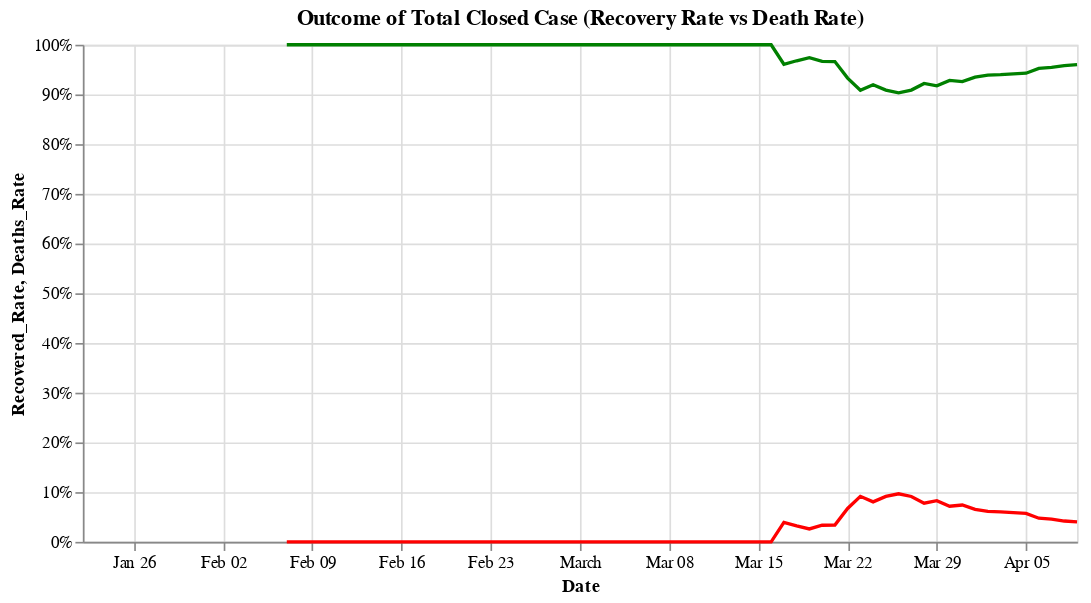

Notebook code cell kept with this figure:
### Code cell
#hide_input
df_closed_my = pd.merge(df_my(df_recovered), df_my(df_deaths), on='Date').rename(columns={'Cases_x': 'Recovered', 'Cases_y': 'Deaths'})
df_closed_my['Total'] = df_closed_my['Recovered'] + df_closed_my['Deaths']
df_closed_my['Recovered_Rate'] = df_closed_my['Recovered']/ df_closed_my['Total']
df_closed_my['Deaths_Rate'] = df_closed_my['Deaths']/ df_closed_my['Total']
_base = alt.Chart(df_closed_my.round(6)[['Date', 'Recovered_Rate', 'Deaths_Rate']]).encode(x='Date:T')
_recovered = _base.mark_line(color='green').encode(y=alt.Y('Recovered_Rate:Q', axis=alt.Axis(format='%')))
_deaths = _base.mark_line(color='red').encode(y=alt.Y('Deaths_Rate:Q', axis=alt.Axis(format='%')))

(_recovered + _deaths).properties(title='Outcome of Total Closed Case (Recovery Rate vs Death Rate)', width=600)

### Figure 1 — Vega-Lite specification as saved in the notebook (floating-point values rounded to 4 significant figures)
{"config": {"view": {"continuousWidth": 400, "continuousHeight": 300}}, "layer": [{"mark": {"type": "line", "color": "green"}, "encoding": {"x": {"type": "temporal", "field": "Date"}, "y": {"type": "quantitative", "axis": {"format": "%"}, "field": "Recovered_Rate"}}}, {"mark": {"type": "line", "color": "red"}, "encoding": {"x": {"type": "temporal", "field": "Date"}, "y": {"type": "quantitative", "axis": {"format": "%"}, "field": "Deaths_Rate"}}}], "data": {"name": "data-f661bc276c47ad22fd340a9fa41469e8"}, "title": "Outcome of Total Closed Case (Recovery Rate vs Death Rate)", "width": 600, "$schema": "https://vega.github.io/schema/vega-lite/v4.8.1.json", "datasets": {"data-f661bc276c47ad22fd340a9fa41469e8": [{"Date": "2020-01-22T00:00:00", "Recovered_Rate": null, "Deaths_Rate": null}, {"Date": "2020-01-23T00:00:00", "Recovered_Rate": null, "Deaths_Rate": null}, {"Date": "2020-01-24T00:00:00", "Recovered_Rate": null, "Deaths_Rate": null}, {"Date": "2020-01-25T00:00:00", "Recovered_Rate": null, "Deaths_Rate": null}, {"Date": "2020-01-26T00:00:00", "Recovered_Rate": null, "Deaths_Rate": null}, {"Date": "2020-01-27T00:00:00", "Recovered_Rate": null, "Deaths_Rate": null}, {"Date": "2020-01-28T00:00:00", "Recovered_Rate": null, "Deaths_Rate": null}, {"Date": "2020-01-29T00:00:00", "Recovered_Rate": null, "Deaths_Rate": null}, {"Date": "2020-01-30T00:00:00", "Recovered_Rate": null, "Deaths_Rate": null}, {"Date": "2020-01-31T00:00:00", "Recovered_Rate": null, "Deaths_Rate": null}, {"Date": "2020-02-01T00:00:00", "Recovered_Rate": null, "Deaths_Rate": null}, {"Date": "2020-02-02T00:00:00", "Recovered_Rate": null, "Deaths_Rate": null}, {"Date": "2020-02-03T00:00:00", "Recovered_Rate": null, "Deaths_Rate": null}, {"Date": "2020-02-04T00:00:00", "Recovered_Rate": null, "Deaths_Rate": null}, {"Date": "2020-02-05T00:00:00", "Recovered_Rate": null, "Deaths_Rate": null}, {"Date": "2020-02-06T00:00:00", "Recovered_Rate": null, "Deaths_Rate": null}, {"Date": "2020-02-07T00:00:00", "Recovered_Rate": 1.0, "Deaths_Rate": 0.0}, {"Date": "2020-02-08T00:00:00", "Recovered_Rate": 1.0, "Deaths_Rate": 0.0}, {"Date": "2020-02-09T00:00:00", "Recovered_Rate": 1.0, "Deaths_Rate": 0.0}, {"Date": "2020-02-10T00:00:00", "Recovered_Rate": 1.0, "Deaths_Rate": 0.0}, {"Date": "2020-02-11T00:00:00", "Recovered_Rate": 1.0, "Deaths_Rate": 0.0}, {"Date": "2020-02-12T00:00:00", "Recovered_Rate": 1.0, "Deaths_Rate": 0.0}, {"Date": "2020-02-13T00:00:00", "Recovered_Rate": 1.0, "Deaths_Rate": 0.0}, {"Date": "2020-02-14T00:00:00", "Recovered_Rate": 1.0, "Deaths_Rate": 0.0}, {"Date": "2020-02-15T00:00:00", "Recovered_Rate": 1.0, "Deaths_Rate": 0.0}, {"Date": "2020-02-16T00:00:00", "Recovered_Rate": 1.0, "Deaths_Rate": 0.0}, {"Date": "2020-02-17T00:00:00", "Recovered_Rate": 1.0, "Deaths_Rate": 0.0}, {"Date": "2020-02-18T00:00:00", "Recovered_Rate": 1.0, "Deaths_Rate": 0.0}, {"Date": "2020-02-19T00:00:00", "Recovered_Rate": 1.0, "Deaths_Rate": 0.0}, {"Date": "2020-02-20T00:00:00", "Recovered_Rate": 1.0, "Deaths_Rate": 0.0}, {"Date": "2020-02-21T00:00:00", "Recovered_Rate": 1.0, "Deaths_Rate": 0.0}, {"Date": "2020-02-22T00:00:00", "Recovered_Rate": 1.0, "Deaths_Rate": 0.0}, {"Date": "2020-02-23T00:00:00", "Recovered_Rate": 1.0, "Deaths_Rate": 0.0}, {"Date": "2020-02-24T00:00:00", "Recovered_Rate": 1.0, "Deaths_Rate": 0.0}, {"Date": "2020-02-25T00:00:00", "Recovered_Rate": 1.0, "Deaths_Rate": 0.0}, {"Date": "2020-02-26T00:00:00", "Recovered_Rate": 1.0, "Deaths_Rate": 0.0}, {"Date": "2020-02-27T00:00:00", "Recovered_Rate": 1.0, "Deaths_Rate": 0.0}, {"Date": "2020-02-28T00:00:00", "Recovered_Rate": 1.0, "Deaths_Rate": 0.0}, {"Date": "2020-02-29T00:00:00", "Recovered_Rate": 1.0, "Deaths_Rate": 0.0}, {"Date": "2020-03-01T00:00:00", "Recovered_Rate": 1.0, "Deaths_Rate": 0.0}, {"Date": "2020-03-02T00:00:00", "Recovered_Rate": 1.0, "Deaths_Rate": 0.0}, {"Date": "2020-03-03T00:00:00", "Recovered_Rate": 1.0, "Deaths_Rate": 0.0}, {"Date": "2020-03-04T00:00:00", "Recovered_Rate": 1.0, "Deaths_Rate": 0.0}, {"Date": "2020-03-05T00:00:00", "Recovered_Rate": 1.0, "Deaths_Rate": 0.0}, {"Date": "2020-03-06T00:00:00", "Recovered_Rate": 1.0, "Deaths_Rate": 0.0}, {"Date": "2020-03-07T00:00:00", "Recovered_Rate": 1.0, "Deaths_Rate": 0.0}, {"Date": "2020-03-08T00:00:00", "Recovered_Rate": 1.0, "Deaths_Rate": 0.0}, {"Date": "2020-03-09T00:00:00", "Recovered_Rate": 1.0, "Deaths_Rate": 0.0}, {"Date": "2020-03-10T00:00:00", "Recovered_Rate": 1.0, "Deaths_Rate": 0.0}, {"Date": "2020-03-11T00:00:00", "Recovered_Rate": 1.0, "Deaths_Rate": 0.0}, {"Date": "2020-03-12T00:00:00", "Recovered_Rate": 1.0, "Deaths_Rate": 0.0}, {"Date": "2020-03-13T00:00:00", "Recovered_Rate": 1.0, "Deaths_Rate": 0.0}, {"Date": "2020-03-14T00:00:00", "Recovered_Rate": 1.0, "Deaths_Rate": 0.0}, {"Date": "2020-03-15T00:00:00", "Recovered_Rate": 1.0, "Deaths_Rate": 0.0}, {"Date": "2020-03-16T00:00:00", "Recovered_Rate": 1.0, "Deaths_Rate": 0.0}, {"Date": "2020-03-17T00:00:00", "Recovered_Rate": 0.9608, "Deaths_Rate": 0.03922}, {"Date": "2020-03-18T00:00:00", "Recovered_Rate": 0.9677, "Deaths_Rate": 0.03226}, {"Date": "2020-03-19T00:00:00", "Recovered_Rate": 0.974, "Deaths_Rate": 0.02597}, {"Date": "2020-03-20T00:00:00", "Recovered_Rate": 0.9667, "Deaths_Rate": 0.03333}, {"Date": "2020-03-21T00:00:00", "Recovered_Rate": 0.9661, "Deaths_Rate": 0.0339}, {"Date": "2020-03-22T00:00:00", "Recovered_Rate": 0.9329, "Deaths_Rate": 0.06711}, {"Date": "2020-03-23T00:00:00", "Recovered_Rate": 0.9085, "Deaths_Rate": 0.0915}, {"Date": "2020-03-24T00:00:00", "Recovered_Rate": 0.9196, "Deaths_Rate": 0.0804}, {"Date": "2020-03-25T00:00:00", "Recovered_Rate": 0.9087, "Deaths_Rate": 0.09132}, {"Date": "2020-03-26T00:00:00", "Recovered_Rate": 0.9034, "Deaths_Rate": 0.09664}, {"Date": "2020-03-27T00:00:00", "Recovered_Rate": 0.9088, "Deaths_Rate": 0.09123}, {"Date": "2020-03-28T00:00:00", "Recovered_Rate": 0.9222, "Deaths_Rate": 0.07781}, {"Date": "2020-03-29T00:00:00", "Recovered_Rate": 0.9173, "Deaths_Rate": 0.08274}, {"Date": "2020-03-30T00:00:00", "Recovered_Rate": 0.9283, "Deaths_Rate": 0.07171}, {"Date": "2020-03-31T00:00:00", "Recovered_Rate": 0.9259, "Deaths_Rate": 0.07414}, {"Date": "2020-04-01T00:00:00", "Recovered_Rate": 0.9348, "Deaths_Rate": 0.06522}, {"Date": "2020-04-02T00:00:00", "Recovered_Rate": 0.9388, "Deaths_Rate": 0.0612}, {"Date": "2020-04-03T00:00:00", "Recovered_Rate": 0.9398, "Deaths_Rate": 0.06023}, {"Date": "2020-04-04T00:00:00", "Recovered_Rate": 0.9414, "Deaths_Rate": 0.05864}, {"Date": "2020-04-05T00:00:00", "Recovered_Rate": 0.9428, "Deaths_Rate": 0.05722}, {"Date": "2020-04-06T00:00:00", "Recovered_Rate": 0.9524, "Deaths_Rate": 0.04758}, {"Date": "2020-04-07T00:00:00", "Recovered_Rate": 0.9545, "Deaths_Rate": 0.04552}, {"Date": "2020-04-08T00:00:00", "Recovered_Rate": 0.9581, "Deaths_Rate": 0.04188}, {"Date": "2020-04-09T00:00:00", "Recovered_Rate": 0.96, "Deaths_Rate": 0.04}]}}
